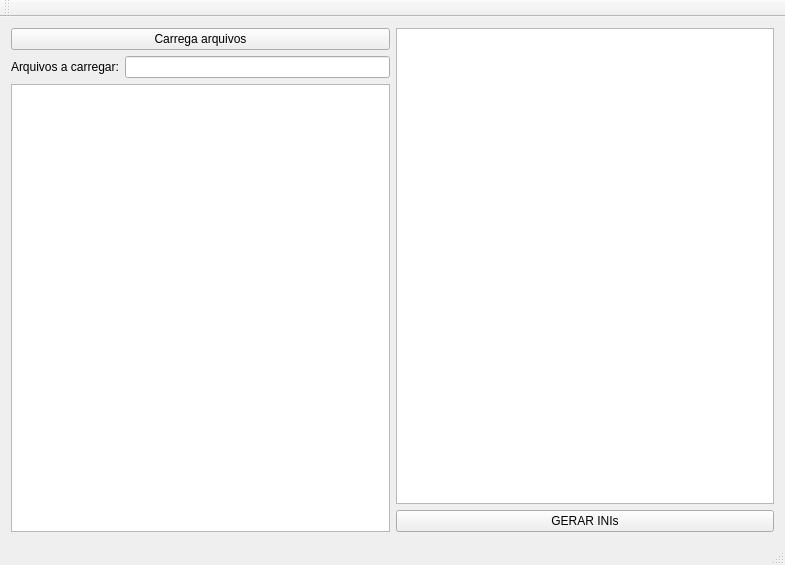
<?xml version="1.0" encoding="UTF-8"?>
<ui version="4.0">
 <class>MainWindow</class>
 <widget class="QMainWindow" name="MainWindow">
  <property name="geometry">
   <rect>
    <x>0</x>
    <y>0</y>
    <width>785</width>
    <height>565</height>
   </rect>
  </property>
  <property name="windowTitle">
   <string>MainWindow</string>
  </property>
  <widget class="QWidget" name="centralWidget">
   <layout class="QHBoxLayout" name="horizontalLayout_2">
    <item>
     <layout class="QVBoxLayout" name="verticalLayout">
      <item>
       <widget class="QPushButton" name="pushButton_4">
        <property name="text">
         <string>Carrega arquivos</string>
        </property>
       </widget>
      </item>
      <item>
       <layout class="QHBoxLayout" name="horizontalLayout">
        <item>
         <widget class="QLabel" name="label_3">
          <property name="text">
           <string>Arquivos a carregar:</string>
          </property>
         </widget>
        </item>
        <item>
         <widget class="QLineEdit" name="lineEdit"/>
        </item>
       </layout>
      </item>
      <item>
       <widget class="QListWidget" name="listWidget_3"/>
      </item>
     </layout>
    </item>
    <item>
     <layout class="QVBoxLayout" name="verticalLayout_2">
      <item>
       <widget class="QListWidget" name="listWidget">
        <property name="font">
         <font>
          <family>Arial</family>
         </font>
        </property>
       </widget>
      </item>
      <item>
       <widget class="QPushButton" name="pushButton_5">
        <property name="text">
         <string>GERAR INIs</string>
        </property>
       </widget>
      </item>
     </layout>
    </item>
   </layout>
  </widget>
  <widget class="QMenuBar" name="menuBar">
   <property name="geometry">
    <rect>
     <x>0</x>
     <y>0</y>
     <width>785</width>
     <height>20</height>
    </rect>
   </property>
  </widget>
  <widget class="QToolBar" name="mainToolBar">
   <attribute name="toolBarArea">
    <enum>TopToolBarArea</enum>
   </attribute>
   <attribute name="toolBarBreak">
    <bool>false</bool>
   </attribute>
  </widget>
  <widget class="QStatusBar" name="statusBar"/>
 </widget>
 <layoutdefault spacing="6" margin="11"/>
 <resources/>
 <connections/>
</ui>
